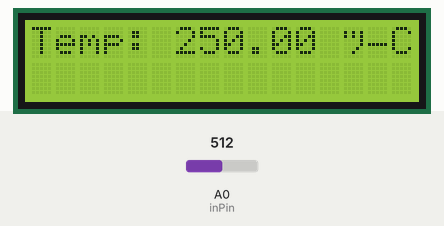
Bench run of a sketch on a simulated Arduino Uno, built with avr-gcc and run on an emulated ATmega328P. Shown: 16×2 character LCD. The inputs (shaded band) are chosen by the test bench; at power-on: A0 (inPin) = 512.

Above: at 1.2 s.
1.3 s: A0 (inPin) set to 218
At 11.2 s:
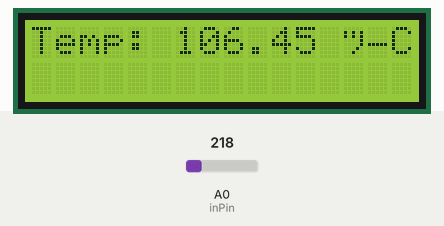
11.5 s: A0 (inPin) set to 190
At 21.2 s:
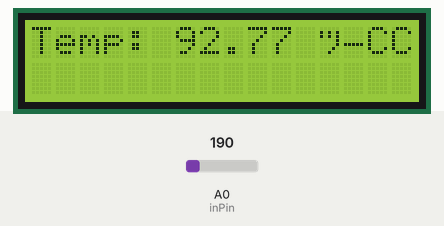
21.5 s: A0 (inPin) set to 23
At 31.2 s:
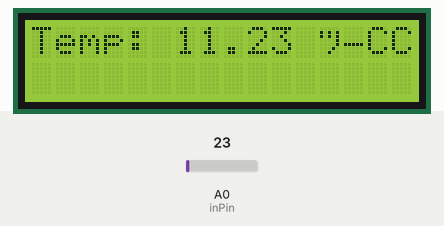
31.5 s: A0 (inPin) set to 18
At 40.3 s:
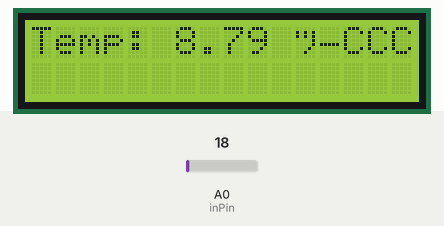
Timing chart, 0 to 41.8 s (numbered marks = the images above; inputs shaded):
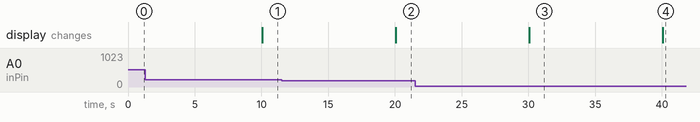

The sketch:

temperature.ino
```cpp
#include <LiquidCrystal.h>

//Setup
LiquidCrystal lcd(12, 11, 5, 4, 3, 2);
const int inPin = 0;

void setup(){
  lcd.begin(16, 2);
}

void loop(){
  lcd.setCursor(0, 1);
  int pinVal = analogRead(inPin);
  double mv = (pinVal/1024.0) * 5000;
  double degrees = mv/10;
  lcd.setCursor(0, 0);
  lcd.print("Temp: ");
  lcd.print(degrees);
  lcd.print(" °C");
  delay(10000);
}
```

Measured:
- the behaviour switches between 205 and 204 on A0 (inPin) (found by bisection; images 1 and 2)
- the behaviour switches between 21 and 20 on A0 (inPin) (found by bisection; images 3 and 4)
- after the input at 1.3 s, the display: changes after 8.8 s (image 1)
- after the input at 11.5 s, the display: changes after 8.6 s (image 2)
- after the input at 21.5 s, the display: changes after 8.6 s (image 3)
- after the input at 31.5 s, the display: changes after 8.6 s (image 4)
